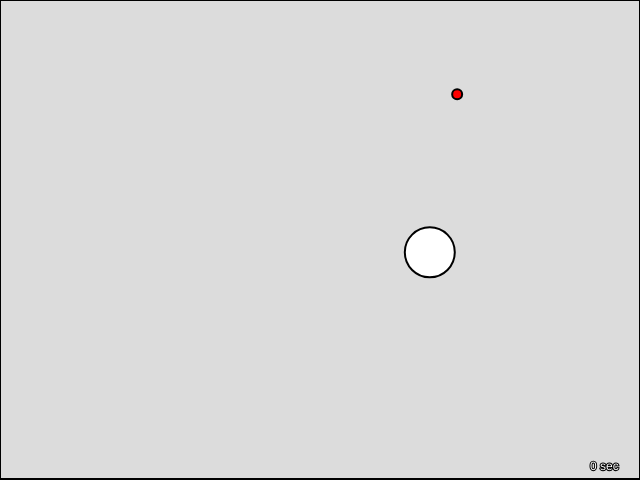
Frame 1 (no input)
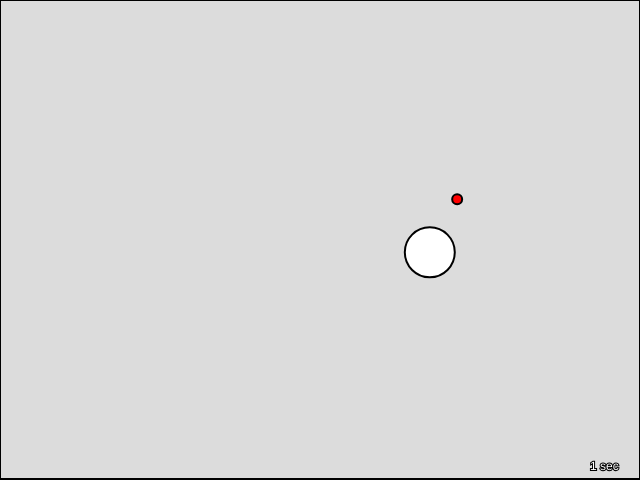
Frame 60 (no input)
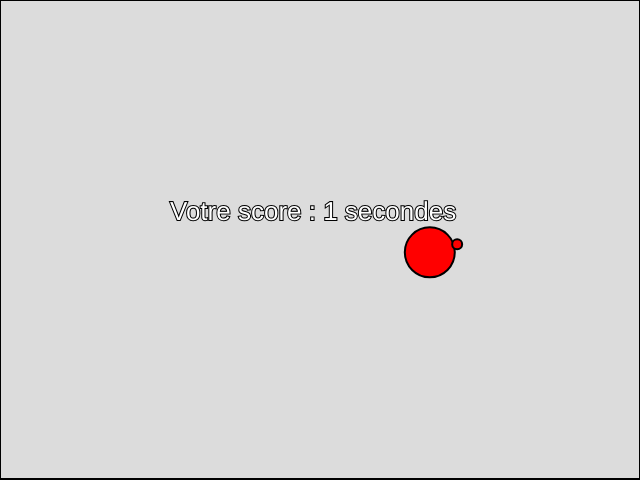
Frame 120 (the mouse pressed at the canvas centre since frame 60)

The p5.js sketch that drew these frames (run headless with seeded random() and noise() and a simulated clock; from frame 60 on, the mouse is pressed at the canvas centre):

// p5.js sketch
// ── sketch.js
var posX;
var posY;
var LONG_X = 640;
var LONG_Y = 480;
var posObstacleX;
var posObstacleY;
var direction;
var estDirH;
var estTouche = false;
var millisecond;
var sec;

function updatePositionCercle(){
  let px = posX;
  let py = posY;
  if(keyIsDown(RIGHT_ARROW)){
    px += 5;
  } else  if(keyIsDown(LEFT_ARROW)){
    px -= 5;
  } else if(keyIsDown(UP_ARROW)){
    py -= 5;
  } else if(keyIsDown(DOWN_ARROW)){
    py += 5;
  } 
  if (! isOutOfScreen(px,py)) {
    posX = px;
    posY = py;
  }
  if (! isBorderOfScreen(posX,posY)) {
    stroke('black');
    strokeWeight(2);
  }
  else {
    stroke('red');
    strokeWeight(2);
  }
}
function updatePositionObstacle(){
  if (isOutOfScreen(posObstacleX,posObstacleY)) {
    direction = direction * -1;
  }
  if (estDirH){
    posObstacleY = posObstacleY + direction * 5 ;
  } else {
    posObstacleX = posObstacleX + direction * 5 ;
  }
}

function isBorderOfScreen(px,py){
  return px <= 0 || py <= 0 || px >= LONG_X || py >= LONG_Y;
}


function isOutOfScreen(px,py){
  return px < 0 || py < 0 || px > LONG_X || py > LONG_Y;
}

function testCollision(){
  if (distance(posObstacleX,posObstacleY,posX,posY) <= 30) {
    estTouche = true;
    return true;
  }
}

function distance(x1,y1,x2,y2){
  let d = sqrt((x1-x2)*(x1-x2) + (y1-y2)*(y1-y2));
  return d;
}


function setup(){
  millisecond = millis();
  posObstacleX = random(0, LONG_X);
  posObstacleY = random(0, LONG_Y);
  posX = random(100, LONG_X-100);
  posY = random(100, LONG_X-100);
  if (random(0,10)<5)
  direction = 1;
  else
    direction = -1;
  if (random(0,10)<5)
    estDirH = true;
  else
    estDirH = false;
  createCanvas(LONG_X, LONG_Y);
}

function draw(){
    if (!estTouche) {
      updatePositionCercle();
      updatePositionObstacle();
      }    
    background(220);
    if (testCollision()){
      fill("red");
    } else{
      fill("white");
    }
    ellipse(posX,posY,50,50);
    fill ('red');
    ellipse(posObstacleX,posObstacleY,10,10);

    line(0,0,LONG_X,0);
    line(0,0,0,LONG_Y);
    line(0,LONG_Y-1,LONG_X,LONG_Y-1);
    line(LONG_X,0,LONG_X,LONG_Y);

    fill("white");
    if (estTouche) {
      textSize(26);      
      text("Votre score : " + sec + " secondes",LONG_X/2-150,LONG_Y/2-20);
    } else {
      sec =  round((millis() - millisecond) / 1000);
      text(sec + " sec",LONG_X-50,LONG_Y-10);
    }
    
}
